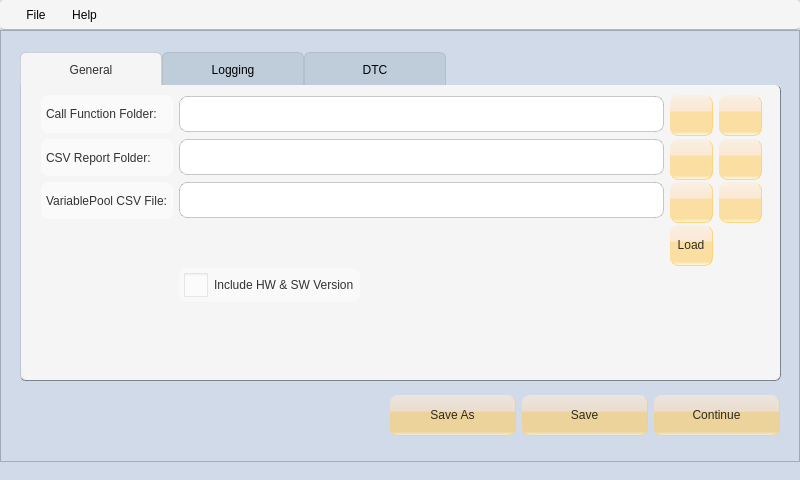
<?xml version="1.0" encoding="UTF-8"?>
<ui version="4.0">
 <class>MainWindow</class>
 <widget class="QMainWindow" name="MainWindow">
  <property name="enabled">
   <bool>true</bool>
  </property>
  <property name="geometry">
   <rect>
    <x>0</x>
    <y>0</y>
    <width>800</width>
    <height>480</height>
   </rect>
  </property>
  <property name="sizePolicy">
   <sizepolicy hsizetype="Preferred" vsizetype="Preferred">
    <horstretch>0</horstretch>
    <verstretch>0</verstretch>
   </sizepolicy>
  </property>
  <property name="minimumSize">
   <size>
    <width>800</width>
    <height>480</height>
   </size>
  </property>
  <property name="maximumSize">
   <size>
    <width>800</width>
    <height>480</height>
   </size>
  </property>
  <property name="font">
   <font>
    <family>Segoe UI</family>
    <pointsize>10</pointsize>
    <weight>50</weight>
    <italic>false</italic>
    <bold>false</bold>
   </font>
  </property>
  <property name="windowTitle">
   <string>MainWindow</string>
  </property>
  <property name="windowIcon">
   <iconset resource="xmlconfig.qrc">
    <normaloff>:/icon/graphics/baseline_menu_black_24dp.png</normaloff>:/icon/graphics/baseline_menu_black_24dp.png</iconset>
  </property>
  <property name="styleSheet">
   <string notr="true">QMainWindow, QFrame {
	background-color: rgb(208, 218, 232);
	font: 10pt &quot;Segoe UI&quot;;
}

QWidget {
	color: rgba(0, 0, 0, 0.8);
	font: 10pt &quot;Segoe UI&quot;;
}

QPushButton#reloadVariablePoolBtn {
	font: 8pt &quot;Segoe UI&quot;;
}

QLabel {
	background-color: rgba(255, 255, 255, 0.5);
	padding: 2px;
	border-radius: 8px;
}

QLineEdit {
	min-height: 30px;
	padding: 2px;
}

QLineEdit,  QListView{
	background-color: white;
	border: 1px solid  rgba(0, 0, 0, 0.2);
	border-radius: 8px;
}

QLineEdit:hover, QListView:hover {
	border: 1px solid  rgba(0, 0, 0, 0.4);
}

QPushButton {
	background-color: qlineargradient(spread:pad, x1:0.5, y1:0, x2:0.5, y2:1, stop:0 rgba(253, 236, 218, 0.6), stop:0.4 rgba(253, 223, 186, 0.6), stop:0.42 rgba(255, 206, 105, 0.6), stop:0.9 rgba(255, 206, 105, 0.6), stop:1 rgba(255, 255, 215, 0.6));
	border: 0px;
	border-radius: 8px;
	min-height: 40px;
	padding: 0px 5px 0px 5px;
	border-bottom: 1px solid rgba(255, 206, 105, 0.8);
	border-right: 1px solid  rgba(255, 206, 105, 0.8);
}

QPushButton:hover, QPushButton:pressed {
	background-color: qlineargradient(spread:pad, x1:0.5, y1:0, x2:0.5, y2:1, stop:0 rgba(253, 236, 218, 255), stop:0.4 rgba(253, 223, 186, 255), stop:0.42 rgba(255, 206, 105, 255), stop:0.9 rgba(255, 206, 105, 255), stop:1 rgba(255, 255, 215, 255));
}

QGroupBox {
	background-color: transparent;
    border: 1px solid rgba(0, 0, 0, 0.2);
	border-radius: 8px;
	margin-top: 10px;
}

QGroupBox::title {
	subcontrol-origin: margin;
	subcontrol-position: top left;
	padding: 0px 10px 0px 10px;
	left: 10px;
}

QStatusBar {
	color: black;
	border-top: 1px solid rgba(0, 0, 0, 0.2);
	background-color: rgb(208, 218, 232);
}

QTabWidget::pane, QStackedWidget {
	border-bottom-left-radius: 6px;
	border-bottom-right-radius: 6px;
	border-top-right-radius: 6px;
}

QTabWidget::pane {
	border-left: 1px solid  rgba(0, 0, 0, 0.1);
	border-bottom: 1px solid  rgba(0, 0, 0, 0.4);
	border-right: 1px solid rgba(0, 0, 0, 0.4);
}

QStackedWidget {
	background-color: rgb(245, 245, 245);
}

QTabBar::tab {
	border: 0px;
	padding: 10px;
	min-width: 120px;
	top: 2px;
	border-top-left-radius: 6px;
	border-top-right-radius: 6px;
	border-left: 1px solid rgba(0, 0, 0, 0.1);
	border-top: 1px solid rgba(0, 0, 0, 0.1);
	border-right: 1px solid rgba(0, 0, 0, 0.1);
}

QTabBar::tab:selected {
	background-color:rgb(245, 245, 245);
}

QTabBar::tab:!selected {
	color: black;
	background-color: rgb(191, 205, 219);
}

QComboBox {
	background-color: rgb(20, 21, 23);
}

QComboBox QAbstractItemView {
	background-color: rgb(20, 21, 23);
	selection-background-color: lightgray;
}

QLCDNumber {
	border:1px solid gray;
	border-radius: 5px;
}

QMenu, QMenu::item, QMenuBar, QMenuBar::item {
	color: black;
	background-color: rgb(245, 245, 245);
	padding: 4px 10px 4px 10px;
	border-radius: 4px;
}

QMenuBar::item:selected, QMenu::item:selected {
	color: black;
	background-color:  rgba(0, 0, 0, 0.1);
}

QMenuBar {
	border-bottom: 1px solid rgba(0, 0, 0, 0.2);
}

QDialog {
	background-color: rgb(20, 21, 23);
}



QRadioButton::indicator, QCheckBox::indicator {
    width: 24px;
    height: 24px;
}

QRadioButton, QCheckBox {
	background-color: rgba(255, 255, 255, 0.4);
	padding: 5px;
	border-radius: 8px;
}

QRadioButton:hover, QCheckBox:hover {
	background-color: rgba(255, 255, 255, 1.0);
}

QCheckBox::indicator::unchecked, QRadioButton::indicator::unchecked {
    image: url(:/checkbox/graphics/baseline_radio_button_unchecked_black_24dp.png);
}

QCheckBox::indicator::checked, QCheckBox::indicator:checked:pressed {
    image: url(:/checkbox/graphics/baseline_check_circle_black_24dp.png);
}

QRadioButton::indicator::checked, QRadioButton::indicator:checked:pressed {
	image: url(:/checkbox/graphics/baseline_radio_button_checked_black_24dp.png);
}

QMessageBox {
	background-color: rgb(245, 245, 245);
}

</string>
  </property>
  <property name="iconSize">
   <size>
    <width>32</width>
    <height>32</height>
   </size>
  </property>
  <widget class="QWidget" name="centralwidget">
   <property name="enabled">
    <bool>true</bool>
   </property>
   <widget class="QTabWidget" name="tabWidget">
    <property name="enabled">
     <bool>true</bool>
    </property>
    <property name="geometry">
     <rect>
      <x>20</x>
      <y>20</y>
      <width>761</width>
      <height>331</height>
     </rect>
    </property>
    <property name="sizePolicy">
     <sizepolicy hsizetype="Expanding" vsizetype="Expanding">
      <horstretch>0</horstretch>
      <verstretch>0</verstretch>
     </sizepolicy>
    </property>
    <property name="autoFillBackground">
     <bool>false</bool>
    </property>
    <property name="styleSheet">
     <string notr="true"/>
    </property>
    <property name="currentIndex">
     <number>0</number>
    </property>
    <widget class="QWidget" name="tab">
     <attribute name="icon">
      <iconset resource="xmlconfig.qrc">
       <normaloff>:/icon/graphics/baseline_tab_unselected_black_24dp.png</normaloff>
       <normalon>graphics/baseline_tab_black_24dp.png</normalon>:/icon/graphics/baseline_tab_unselected_black_24dp.png</iconset>
     </attribute>
     <attribute name="title">
      <string>General</string>
     </attribute>
     <widget class="QWidget" name="layoutWidget">
      <property name="geometry">
       <rect>
        <x>20</x>
        <y>10</y>
        <width>721</width>
        <height>261</height>
       </rect>
      </property>
      <layout class="QGridLayout" name="gridLayout">
       <property name="sizeConstraint">
        <enum>QLayout::SetMaximumSize</enum>
       </property>
       <property name="leftMargin">
        <number>0</number>
       </property>
       <item row="2" column="2">
        <widget class="QPushButton" name="browseVariablePoolBtn">
         <property name="toolTip">
          <string>Browse</string>
         </property>
         <property name="text">
          <string/>
         </property>
         <property name="icon">
          <iconset resource="xmlconfig.qrc">
           <normaloff>:/icon/graphics/baseline_folder_open_black_24dp.png</normaloff>:/icon/graphics/baseline_folder_open_black_24dp.png</iconset>
         </property>
        </widget>
       </item>
       <item row="2" column="1">
        <widget class="QLineEdit" name="variablePoolEdit"/>
       </item>
       <item row="2" column="0">
        <widget class="QLabel" name="variablePoolLabel">
         <property name="text">
          <string>VariablePool CSV File:</string>
         </property>
        </widget>
       </item>
       <item row="4" column="1">
        <widget class="QCheckBox" name="versionCheckBox">
         <property name="sizePolicy">
          <sizepolicy hsizetype="Maximum" vsizetype="Fixed">
           <horstretch>0</horstretch>
           <verstretch>0</verstretch>
          </sizepolicy>
         </property>
         <property name="text">
          <string>Include HW &amp;&amp; SW Version</string>
         </property>
        </widget>
       </item>
       <item row="0" column="0">
        <widget class="QLabel" name="callFunctionLabel">
         <property name="text">
          <string>Call Function Folder:</string>
         </property>
        </widget>
       </item>
       <item row="1" column="0">
        <widget class="QLabel" name="csvReportLabel">
         <property name="text">
          <string>CSV Report Folder:</string>
         </property>
        </widget>
       </item>
       <item row="0" column="2">
        <widget class="QPushButton" name="browseCallFunctionBtn">
         <property name="toolTip">
          <string>Browse</string>
         </property>
         <property name="text">
          <string/>
         </property>
         <property name="icon">
          <iconset resource="xmlconfig.qrc">
           <normaloff>:/icon/graphics/baseline_folder_open_black_24dp.png</normaloff>:/icon/graphics/baseline_folder_open_black_24dp.png</iconset>
         </property>
        </widget>
       </item>
       <item row="0" column="1">
        <widget class="QLineEdit" name="callFunctionEdit"/>
       </item>
       <item row="1" column="1">
        <widget class="QLineEdit" name="csvReportEdit"/>
       </item>
       <item row="1" column="2">
        <widget class="QPushButton" name="browseCsvReportBtn">
         <property name="toolTip">
          <string>Browse</string>
         </property>
         <property name="text">
          <string/>
         </property>
         <property name="icon">
          <iconset resource="xmlconfig.qrc">
           <normaloff>:/icon/graphics/baseline_folder_open_black_24dp.png</normaloff>:/icon/graphics/baseline_folder_open_black_24dp.png</iconset>
         </property>
        </widget>
       </item>
       <item row="0" column="3">
        <widget class="QPushButton" name="openCallFunctionFolderButton">
         <property name="toolTip">
          <string>Open Folder</string>
         </property>
         <property name="text">
          <string/>
         </property>
         <property name="icon">
          <iconset resource="xmlconfig.qrc">
           <normaloff>:/icon/graphics/baseline_open_in_browser_black_24dp.png</normaloff>:/icon/graphics/baseline_open_in_browser_black_24dp.png</iconset>
         </property>
        </widget>
       </item>
       <item row="2" column="3">
        <widget class="QPushButton" name="openVarPoolFolderButton">
         <property name="toolTip">
          <string>Open Folder</string>
         </property>
         <property name="text">
          <string/>
         </property>
         <property name="icon">
          <iconset resource="xmlconfig.qrc">
           <normaloff>:/icon/graphics/baseline_open_in_browser_black_24dp.png</normaloff>:/icon/graphics/baseline_open_in_browser_black_24dp.png</iconset>
         </property>
        </widget>
       </item>
       <item row="1" column="3">
        <widget class="QPushButton" name="openCsvReportFolderButton">
         <property name="toolTip">
          <string>Open Folder</string>
         </property>
         <property name="text">
          <string/>
         </property>
         <property name="icon">
          <iconset resource="xmlconfig.qrc">
           <normaloff>:/icon/graphics/baseline_open_in_browser_black_24dp.png</normaloff>:/icon/graphics/baseline_open_in_browser_black_24dp.png</iconset>
         </property>
        </widget>
       </item>
       <item row="3" column="2">
        <widget class="QPushButton" name="reloadVariablePoolBtn">
         <property name="toolTip">
          <string>Load Variable Pool</string>
         </property>
         <property name="text">
          <string>Load</string>
         </property>
         <property name="icon">
          <iconset resource="xmlconfig.qrc">
           <normaloff>:/icon/graphics/baseline_save_alt_black_24dp.png</normaloff>:/icon/graphics/baseline_save_alt_black_24dp.png</iconset>
         </property>
         <property name="flat">
          <bool>false</bool>
         </property>
        </widget>
       </item>
      </layout>
     </widget>
    </widget>
    <widget class="QWidget" name="tab_2">
     <attribute name="icon">
      <iconset resource="xmlconfig.qrc">
       <normaloff>:/icon/graphics/baseline_tab_unselected_black_24dp.png</normaloff>
       <normalon>:/icon/graphics/baseline_tab_black_24dp.png</normalon>:/icon/graphics/baseline_tab_unselected_black_24dp.png</iconset>
     </attribute>
     <attribute name="title">
      <string>Logging</string>
     </attribute>
     <widget class="QWidget" name="layoutWidget">
      <property name="geometry">
       <rect>
        <x>20</x>
        <y>20</y>
        <width>291</width>
        <height>151</height>
       </rect>
      </property>
      <layout class="QGridLayout" name="gridLayout_2">
       <item row="1" column="0">
        <widget class="QRadioButton" name="logRadioBtn1">
         <property name="text">
          <string>Execution with Filtered Logging</string>
         </property>
        </widget>
       </item>
       <item row="2" column="0">
        <widget class="QRadioButton" name="logRadioBtn2">
         <property name="text">
          <string>Execution with Full Logging
and Additional Signals</string>
         </property>
        </widget>
       </item>
       <item row="0" column="0">
        <widget class="QRadioButton" name="logRadioBtn0">
         <property name="sizePolicy">
          <sizepolicy hsizetype="Maximum" vsizetype="Fixed">
           <horstretch>0</horstretch>
           <verstretch>0</verstretch>
          </sizepolicy>
         </property>
         <property name="text">
          <string>Execution Only (Default)</string>
         </property>
        </widget>
       </item>
      </layout>
     </widget>
     <widget class="QGroupBox" name="addSignalGroupBox">
      <property name="geometry">
       <rect>
        <x>330</x>
        <y>10</y>
        <width>411</width>
        <height>261</height>
       </rect>
      </property>
      <property name="title">
       <string>Additional Signal List</string>
      </property>
      <widget class="QWidget" name="layoutWidget">
       <property name="geometry">
        <rect>
         <x>20</x>
         <y>30</y>
         <width>281</width>
         <height>211</height>
        </rect>
       </property>
       <layout class="QGridLayout" name="gridLayout_3">
        <item row="2" column="0">
         <widget class="QLineEdit" name="addSignalEdit"/>
        </item>
        <item row="1" column="0">
         <widget class="QListView" name="addSignalListView">
          <property name="enabled">
           <bool>true</bool>
          </property>
          <property name="frameShadow">
           <enum>QFrame::Sunken</enum>
          </property>
         </widget>
        </item>
       </layout>
      </widget>
      <widget class="QWidget" name="layoutWidget">
       <property name="geometry">
        <rect>
         <x>310</x>
         <y>30</y>
         <width>91</width>
         <height>91</height>
        </rect>
       </property>
       <layout class="QVBoxLayout" name="verticalLayout">
        <item>
         <widget class="QPushButton" name="addSignalBtn">
          <property name="text">
           <string>Add</string>
          </property>
         </widget>
        </item>
        <item>
         <widget class="QPushButton" name="removeSignalBtn">
          <property name="text">
           <string>Remove</string>
          </property>
         </widget>
        </item>
       </layout>
      </widget>
     </widget>
    </widget>
    <widget class="QWidget" name="tab_3">
     <attribute name="icon">
      <iconset resource="xmlconfig.qrc">
       <normaloff>:/icon/graphics/baseline_tab_unselected_black_24dp.png</normaloff>
       <normalon>:/icon/graphics/baseline_tab_black_24dp.png</normalon>:/icon/graphics/baseline_tab_unselected_black_24dp.png</iconset>
     </attribute>
     <attribute name="title">
      <string>DTC</string>
     </attribute>
     <widget class="QGroupBox" name="dtcExGroupBox">
      <property name="geometry">
       <rect>
        <x>140</x>
        <y>20</y>
        <width>521</width>
        <height>251</height>
       </rect>
      </property>
      <property name="title">
       <string>DTC Exception List</string>
      </property>
      <widget class="QWidget" name="layoutWidget">
       <property name="geometry">
        <rect>
         <x>410</x>
         <y>30</y>
         <width>91</width>
         <height>127</height>
        </rect>
       </property>
       <layout class="QVBoxLayout" name="verticalLayout_2">
        <item>
         <widget class="QPushButton" name="addDtcExBtn">
          <property name="text">
           <string>Add</string>
          </property>
         </widget>
        </item>
        <item>
         <widget class="QPushButton" name="removeDtcExBtn">
          <property name="text">
           <string>Remove</string>
          </property>
         </widget>
        </item>
       </layout>
      </widget>
      <widget class="QWidget" name="layoutWidget">
       <property name="geometry">
        <rect>
         <x>10</x>
         <y>30</y>
         <width>391</width>
         <height>211</height>
        </rect>
       </property>
       <layout class="QGridLayout" name="gridLayout_4">
        <item row="1" column="0" colspan="2">
         <widget class="QLineEdit" name="addDtcExEdit"/>
        </item>
        <item row="0" column="0" colspan="2">
         <widget class="QListView" name="dtcExListView"/>
        </item>
       </layout>
      </widget>
     </widget>
     <widget class="QCheckBox" name="dtcExCheckBox">
      <property name="geometry">
       <rect>
        <x>20</x>
        <y>20</y>
        <width>111</width>
        <height>31</height>
       </rect>
      </property>
      <property name="sizePolicy">
       <sizepolicy hsizetype="Maximum" vsizetype="Fixed">
        <horstretch>0</horstretch>
        <verstretch>0</verstretch>
       </sizepolicy>
      </property>
      <property name="text">
       <string>Enable</string>
      </property>
     </widget>
    </widget>
   </widget>
   <widget class="QFrame" name="frame">
    <property name="geometry">
     <rect>
      <x>0</x>
      <y>0</y>
      <width>800</width>
      <height>480</height>
     </rect>
    </property>
    <property name="sizePolicy">
     <sizepolicy hsizetype="Preferred" vsizetype="Preferred">
      <horstretch>0</horstretch>
      <verstretch>0</verstretch>
     </sizepolicy>
    </property>
    <property name="frameShape">
     <enum>QFrame::StyledPanel</enum>
    </property>
    <property name="frameShadow">
     <enum>QFrame::Raised</enum>
    </property>
    <widget class="QWidget" name="layoutWidget">
     <property name="geometry">
      <rect>
       <x>390</x>
       <y>360</y>
       <width>390</width>
       <height>52</height>
      </rect>
     </property>
     <layout class="QGridLayout" name="gridLayout_5">
      <item row="0" column="0">
       <widget class="QPushButton" name="saveAsBtn">
        <property name="text">
         <string>Save As</string>
        </property>
        <property name="icon">
         <iconset resource="xmlconfig.qrc">
          <normaloff>:/icon/graphics/baseline_save_black_24dp.png</normaloff>:/icon/graphics/baseline_save_black_24dp.png</iconset>
        </property>
       </widget>
      </item>
      <item row="0" column="1">
       <widget class="QPushButton" name="saveBtn">
        <property name="text">
         <string>Save</string>
        </property>
        <property name="icon">
         <iconset resource="xmlconfig.qrc">
          <normaloff>:/icon/graphics/baseline_save_black_24dp.png</normaloff>:/icon/graphics/baseline_save_black_24dp.png</iconset>
        </property>
        <property name="flat">
         <bool>false</bool>
        </property>
       </widget>
      </item>
      <item row="0" column="2">
       <widget class="QPushButton" name="exitButton">
        <property name="text">
         <string>Continue</string>
        </property>
        <property name="icon">
         <iconset resource="xmlconfig.qrc">
          <normaloff>:/icon/graphics/baseline_arrow_forward_black_24dp.png</normaloff>:/icon/graphics/baseline_arrow_forward_black_24dp.png</iconset>
        </property>
        <property name="flat">
         <bool>false</bool>
        </property>
       </widget>
      </item>
     </layout>
    </widget>
   </widget>
   <zorder>frame</zorder>
   <zorder>tabWidget</zorder>
  </widget>
  <widget class="QMenuBar" name="menubar">
   <property name="enabled">
    <bool>true</bool>
   </property>
   <property name="geometry">
    <rect>
     <x>0</x>
     <y>0</y>
     <width>800</width>
     <height>40</height>
    </rect>
   </property>
   <widget class="QMenu" name="menuFile">
    <property name="title">
     <string>File</string>
    </property>
    <addaction name="actionNew"/>
    <addaction name="actionLoad"/>
    <addaction name="actionSave"/>
    <addaction name="actionSaveAs"/>
    <addaction name="separator"/>
    <addaction name="actionOpenConfigFolder"/>
    <addaction name="actionExit"/>
   </widget>
   <widget class="QMenu" name="menuHelp">
    <property name="title">
     <string>Help</string>
    </property>
    <addaction name="actionAbout"/>
   </widget>
   <addaction name="menuFile"/>
   <addaction name="menuHelp"/>
  </widget>
  <widget class="QStatusBar" name="statusbar">
   <property name="sizeGripEnabled">
    <bool>false</bool>
   </property>
  </widget>
  <action name="actionSave">
   <property name="text">
    <string>Save</string>
   </property>
  </action>
  <action name="actionExit">
   <property name="text">
    <string>Exit</string>
   </property>
  </action>
  <action name="actionAbout">
   <property name="text">
    <string>About</string>
   </property>
  </action>
  <action name="actionOpenConfigFolder">
   <property name="text">
    <string>Open Config Folder</string>
   </property>
  </action>
  <action name="actionLoad">
   <property name="text">
    <string>Load</string>
   </property>
  </action>
  <action name="actionSaveAs">
   <property name="text">
    <string>Save As</string>
   </property>
  </action>
  <action name="actionNew">
   <property name="text">
    <string>New</string>
   </property>
  </action>
 </widget>
 <resources>
  <include location="xmlconfig.qrc"/>
 </resources>
 <connections>
  <connection>
   <sender>exitButton</sender>
   <signal>clicked()</signal>
   <receiver>actionExit</receiver>
   <slot>trigger()</slot>
   <hints>
    <hint type="sourcelabel">
     <x>717</x>
     <y>428</y>
    </hint>
    <hint type="destinationlabel">
     <x>-1</x>
     <y>-1</y>
    </hint>
   </hints>
  </connection>
  <connection>
   <sender>saveBtn</sender>
   <signal>clicked()</signal>
   <receiver>actionSave</receiver>
   <slot>trigger()</slot>
   <hints>
    <hint type="sourcelabel">
     <x>657</x>
     <y>445</y>
    </hint>
    <hint type="destinationlabel">
     <x>-1</x>
     <y>-1</y>
    </hint>
   </hints>
  </connection>
  <connection>
   <sender>saveAsBtn</sender>
   <signal>clicked()</signal>
   <receiver>actionSaveAs</receiver>
   <slot>trigger()</slot>
   <hints>
    <hint type="sourcelabel">
     <x>552</x>
     <y>428</y>
    </hint>
    <hint type="destinationlabel">
     <x>-1</x>
     <y>-1</y>
    </hint>
   </hints>
  </connection>
 </connections>
 <slots>
  <signal>signal1()</signal>
  <slot>slot1()</slot>
 </slots>
</ui>
